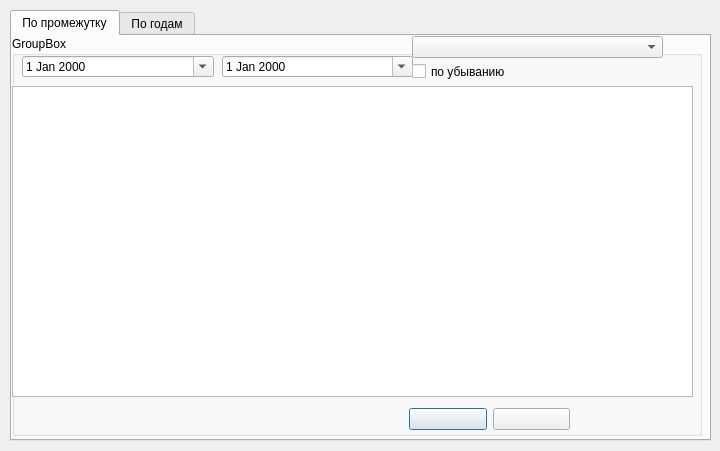
<?xml version="1.0" encoding="UTF-8"?>
<ui version="4.0">
 <class>Dialog</class>
 <widget class="QDialog" name="Dialog">
  <property name="geometry">
   <rect>
    <x>0</x>
    <y>0</y>
    <width>720</width>
    <height>451</height>
   </rect>
  </property>
  <property name="windowTitle">
   <string>Отчет о ЧС</string>
  </property>
  <widget class="QTabWidget" name="tabWidget">
   <property name="geometry">
    <rect>
     <x>10</x>
     <y>10</y>
     <width>701</width>
     <height>431</height>
    </rect>
   </property>
   <property name="currentIndex">
    <number>0</number>
   </property>
   <widget class="QWidget" name="tab1">
    <attribute name="title">
     <string>По промежутку</string>
    </attribute>
    <widget class="QGroupBox" name="groupBox">
     <property name="geometry">
      <rect>
       <x>0</x>
       <y>0</y>
       <width>690</width>
       <height>400</height>
      </rect>
     </property>
     <property name="title">
      <string>GroupBox</string>
     </property>
     <widget class="QDateEdit" name="dateEdit1">
      <property name="geometry">
       <rect>
        <x>10</x>
        <y>20</y>
        <width>192</width>
        <height>21</height>
       </rect>
      </property>
      <property name="calendarPopup">
       <bool>true</bool>
      </property>
     </widget>
     <widget class="QWidget" name="layoutWidget">
      <property name="geometry">
       <rect>
        <x>397</x>
        <y>370</y>
        <width>161</width>
        <height>26</height>
       </rect>
      </property>
      <layout class="QHBoxLayout" name="horizontalLayout_3">
       <item>
        <widget class="QPushButton" name="pBtnReport_1">
         <property name="text">
          <string/>
         </property>
         <property name="icon">
          <iconset>
           <normaloff>../../../Downloads/report.png</normaloff>../../../Downloads/report.png</iconset>
         </property>
        </widget>
       </item>
       <item>
        <widget class="QPushButton" name="pBtnClose_1">
         <property name="text">
          <string/>
         </property>
         <property name="icon">
          <iconset>
           <normaloff>../../../Downloads/close.png</normaloff>../../../Downloads/close.png</iconset>
         </property>
        </widget>
       </item>
      </layout>
     </widget>
     <widget class="QDateEdit" name="dateEdit2">
      <property name="geometry">
       <rect>
        <x>210</x>
        <y>20</y>
        <width>191</width>
        <height>21</height>
       </rect>
      </property>
      <property name="calendarPopup">
       <bool>true</bool>
      </property>
     </widget>
     <widget class="QComboBox" name="ComboBox">
      <property name="geometry">
       <rect>
        <x>400</x>
        <y>0</y>
        <width>251</width>
        <height>22</height>
       </rect>
      </property>
     </widget>
     <widget class="QTableWidget" name="tWReport">
      <property name="geometry">
       <rect>
        <x>0</x>
        <y>50</y>
        <width>681</width>
        <height>311</height>
       </rect>
      </property>
      <property name="editTriggers">
       <set>QAbstractItemView::NoEditTriggers</set>
      </property>
      <attribute name="horizontalHeaderDefaultSectionSize">
       <number>150</number>
      </attribute>
     </widget>
     <widget class="QCheckBox" name="CheckB">
      <property name="geometry">
       <rect>
        <x>400</x>
        <y>20</y>
        <width>161</width>
        <height>31</height>
       </rect>
      </property>
      <property name="text">
       <string>по убыванию</string>
      </property>
     </widget>
    </widget>
   </widget>
   <widget class="QWidget" name="tab2">
    <attribute name="title">
     <string>По годам</string>
    </attribute>
    <widget class="QGroupBox" name="groupBox_2">
     <property name="geometry">
      <rect>
       <x>0</x>
       <y>0</y>
       <width>690</width>
       <height>400</height>
      </rect>
     </property>
     <property name="title">
      <string>GroupBox</string>
     </property>
     <widget class="QTableWidget" name="tWReport_3">
      <property name="geometry">
       <rect>
        <x>0</x>
        <y>50</y>
        <width>681</width>
        <height>311</height>
       </rect>
      </property>
      <property name="editTriggers">
       <set>QAbstractItemView::NoEditTriggers</set>
      </property>
      <attribute name="horizontalHeaderDefaultSectionSize">
       <number>150</number>
      </attribute>
     </widget>
     <widget class="QCheckBox" name="CheckB_3">
      <property name="geometry">
       <rect>
        <x>400</x>
        <y>20</y>
        <width>161</width>
        <height>31</height>
       </rect>
      </property>
      <property name="text">
       <string>по убыванию</string>
      </property>
     </widget>
     <widget class="QWidget" name="layoutWidget_3">
      <property name="geometry">
       <rect>
        <x>397</x>
        <y>370</y>
        <width>161</width>
        <height>26</height>
       </rect>
      </property>
      <layout class="QHBoxLayout" name="horizontalLayout_5">
       <item>
        <widget class="QPushButton" name="pBtnReport_5">
         <property name="text">
          <string/>
         </property>
         <property name="icon">
          <iconset>
           <normaloff>../../../Downloads/report.png</normaloff>../../../Downloads/report.png</iconset>
         </property>
        </widget>
       </item>
       <item>
        <widget class="QPushButton" name="pBtnClose_5">
         <property name="text">
          <string/>
         </property>
         <property name="icon">
          <iconset>
           <normaloff>../../../Downloads/close.png</normaloff>../../../Downloads/close.png</iconset>
         </property>
        </widget>
       </item>
      </layout>
     </widget>
     <widget class="QComboBox" name="ComboBox_3">
      <property name="geometry">
       <rect>
        <x>400</x>
        <y>0</y>
        <width>251</width>
        <height>22</height>
       </rect>
      </property>
     </widget>
     <widget class="QDateEdit" name="dateEdit1_3">
      <property name="geometry">
       <rect>
        <x>10</x>
        <y>20</y>
        <width>192</width>
        <height>21</height>
       </rect>
      </property>
      <property name="displayFormat">
       <string>yyyy</string>
      </property>
      <property name="calendarPopup">
       <bool>true</bool>
      </property>
      <property name="date">
       <date>
        <year>2000</year>
        <month>1</month>
        <day>2</day>
       </date>
      </property>
     </widget>
    </widget>
   </widget>
  </widget>
 </widget>
 <resources/>
 <connections/>
</ui>
